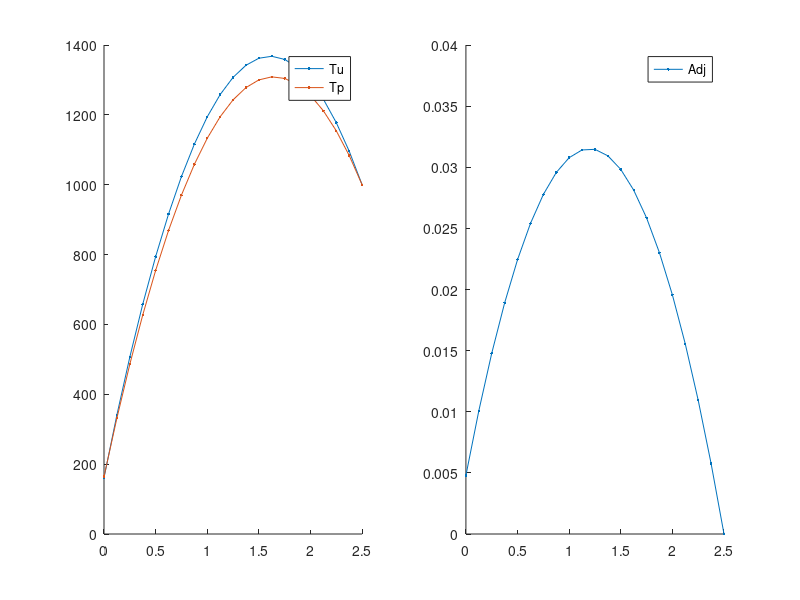

The MATLAB script that drew this image:
function hc_ss_x_CG
% Solves the heat conduction equation in 1-D x-geometry using CFEM
% without T gap.
% An arbitrary number of material zones can be used but the analytical
% solution assumes 3 zones are used. The conductivities and the volumetric
% sources can be spatially dependent.

% clear the console screen
clc; close all;
 
% load the data and numerical parameters
pert_k    = 1e-1 *1;
pert_s    = 1e-1 *0;
pert_bc_L = 1e-1 *0;
pert_bc_R = 1e-1 *0;
[dat,npar] = load_simulation_data(pert_k,pert_s,pert_bc_L,pert_bc_R);


% assemble the matrix and the rhs
npar.adjoint=false;
npar.pert_status = 'unperturbed';
[Au,qu,Tdiru,AN]=assemble_system(npar,dat);
% solve forward system
Tu=Au\qu;

% assemble the matrix and the rhs
npar.adjoint=true;
npar.pert_status = 'unperturbed';
[Aa,r,r_functional_u,~]=assemble_system(npar,dat);
% solve forward system
phi=Aa\r;

% calculation of the QoI using inner products
J_for_unpert = Tu'*r   + dot(r_functional_u,Tdiru);
J_adj_unpert = phi'*qu + dot(r_functional_u,Tdiru);

% calculation of the QoI using definition and numerical quadrature
npar.adjoint=false;
[J_num_for_unpert,vol_integral_Tr] = qoi_num_eval(Tu,npar,dat,AN);
% [J_num_for_pert,~]   = qoi_num_eval(Tp,npar,dat);
npar.adjoint=true;
npar.use_matrix_terms=false;
[J_num_adj_unpert,vol_integral_Phiq] = qoi_num_eval(phi,npar,dat,AN);
J_num_adj_unpert = J_num_adj_unpert + (npar.porder==1)*dot(r_functional_u,Tdiru);
npar.use_matrix_terms=true;
[J_num_adj_unpert_AN,~] = qoi_num_eval(phi,npar,dat,AN);
J_num_adj_unpert_AN = J_num_adj_unpert_AN + dot(r_functional_u,Tdiru);
% trapezoidal rule
dx=diff(npar.xf);
JJJJUUUU  = dot( (Tu(1:end-1)+Tu(2:end))/2   , dx )/sum(dx);
JJJJaUUUU = dot( (phi(1:end-1)+phi(2:end))/2 , dx )*10000;

fprintf('QoI unperturbed: Forward \n------------------------\n');
fprintf('\tinner: %g\n',J_for_unpert);
fprintf('\t%s\t %g \n','Tu''*r',Tu'*r);
fprintf('\t%s %g \n','dot(r_functional_u,Tdiru)',dot(r_functional_u,Tdiru));
fprintf('\tForward: num. : %g\n',J_num_for_unpert);
fprintf('\tvol.int. Tr: %g\n',vol_integral_Tr);
fprintf('\tForward: Trapezoidal rule: %g\n',JJJJUUUU);

fprintf('QoI unperturbed: Adjoint \n-----------------------\n');
extra_term = -dot(AN,phi)*dat.bc_for.rite.C;
fprintf('\tinner: %g\n',J_adj_unpert);
fprintf('\t%s\t %g \n','phi''*qu',phi'*qu);
fprintf('\t%s %g \n','dot(r_functional_u,Tdiru)',dot(r_functional_u,Tdiru));
fprintf('\tAdjoint: num. : %g\n',J_num_adj_unpert);
fprintf('\tAdjoint: num.AN: %g\n',J_num_adj_unpert_AN);
fprintf('\tAdjoint: vol.int. Phiq: %g\n',vol_integral_Phiq);
fprintf('\tAdjoint: Trapezoidal vol.int.: %g\n',JJJJaUUUU);
fprintf('\tAdjoint: vol.int.+Extra: %g\n',vol_integral_Phiq+extra_term+dot(r_functional_u,Tdiru));

% plot solution
figure(1);
subplot(1,2,1); hold all; plot(npar.xf,Tu,'.-'); legend('Tu');
subplot(1,2,2); hold all; plot(npar.xf,phi,'.-');legend('Adj');

%%%%%%%%%%%% perturbations

% assemble the matrix and the rhs
npar.adjoint=false;
npar.pert_status = 'perturbed';
[Ap,qp,Tdirp,AN]=assemble_system(npar,dat);
% solve forward system
Tp=Ap\qp;


% perturbed QoI computed suing forward solution
J_for_pert   = Tp'*r  + dot(r_functional_u,Tdirp);
JJJJPPPP = dot( (Tp(1:end-1)+Tp(2:end))/2   , dx )/sum(dx);

% calculation of the QoI using definition and numerical quadrature
npar.adjoint=false;
[J_num_for_pert,vol_integral_Tr] = qoi_num_eval(Tp,npar,dat,AN);


fprintf('QoI perturbed: Forward \n----------------------\n');
fprintf('\tinner: %g\n',J_for_pert);
fprintf('\t%s\t %g \n','Tp''*r',Tp'*r);
fprintf('\t%s %g \n','dot(r_functional_u,Tdirp)',dot(r_functional_u,Tdirp));
fprintf('\tForward: num. : %g\n',J_num_for_pert);
fprintf('\tvol.int. Tr: %g\n',vol_integral_Tr);
fprintf('\tForward: Trapezoidal rule: %g\n',JJJJPPPP);

% plot solution
figure (1)
subplot(1,2,1); plot(npar.xf,Tp,'.-'); legend(['Tu';'Tp'],'Location','Best');


dT = Tp-Tu;
dq = qp-qu;
dA = Ap-Au;

dJ_for = dT'*r        +dot(r_functional_u,Tdirp-Tdiru);

dJ_adj       = phi'*(dq - dA*Tu)        +dot(r_functional_u,Tdirp-Tdiru);
dJ_adj_exact = phi'*(dq  -dA*Tu -dA*dT) +dot(r_functional_u,Tdirp-Tdiru);

fprintf('SENSITIVITY: \n----------------\n');
fprintf('\tForward: inner: %g\n',dJ_for);
fprintf('\t%s %g \n','dot(r_functional_u,Tdirp-Tdiru)',dot(r_functional_u,Tdirp-Tdiru));
fprintf('\tAdjoint: inner: %g\n',dJ_adj);
fprintf('\tAdjoint: phi*dq: %g\n',phi'*dq);
fprintf('\tAdjoint: phi*dA*Tu: %g\n',phi'*dA*Tu);
fprintf('\tAdjoint: inner exact: %g\n',dJ_adj_exact);

npar.adjoint=true;
npar.use_matrix_terms=false;
[J_num_adj_pert,vol_integral_Phiq] = qoi_num_eval(phi,npar,dat,AN);
J_num_adj_pert = J_num_adj_pert + (npar.porder==1)*dot(r_functional_u,Tdirp);
npar.use_matrix_terms=true;
[J_num_adj_pert_AN,~] = qoi_num_eval(phi,npar,dat,AN);
J_num_adj_pert_AN = J_num_adj_pert_AN + dot(r_functional_u,Tdirp);
fprintf('\tAdjoint: num. : %g\n',J_num_adj_pert-J_num_adj_unpert*0);
fprintf('\tAdjoint: num.AN: %g\n',J_num_adj_pert_AN-J_num_adj_unpert_AN*0);

% (Tp,Aa.phi) = (Tp,r) = (Ap^{-1}qp,r) = (qp,Ap^{-T}r)

return
end

%%%%%%%%%%%%%%%%%%%%%%%%%%%%%%%%%%%%%

function [A,rhs, out, A_extremities_before_bc]=assemble_system(npar,dat)

% assemble the matrix, the rhs, apply BC

% shortcuts
porder= npar.porder;
gn    = npar.gn;
nel   = npar.nel;
% ideally, we would analyze the connectivity to determine nnz
nnz=(porder+3)*nel; %this is an upperbound, not exact
% n: linear system size
n=nel*porder+1;
% allocate memory
A=spalloc(n,n,nnz);
rhs=zeros(n,1);

% compute local matrices
% load Gauss Legendre quadrature (GLQ is exact on polynomials of degree up to 2n-1,
% while using only integrand evaluations (n-point quadrature).
% estimate the max poly order (it comes from the mass matrix  when coef. are
% piecewise constant and the material mesh matches the computational mesh
poly_max=2*porder;
[xq,wq] = GLNodeWt(porder+1);
% initialize local matrices/vectors
m=zeros(porder+1,porder+1);
k=m;
f=zeros(porder+1,1);
% store shapeset
[b,dbdx] =feshpln(xq,porder);

% definition of the weak form:
% int_domain (grad u D grad b) - int_bd_domain (b D grad u n) ...
%      = int_domain (b rhs)

% switch between forward and adjoint calculations
if npar.adjoint
    src = dat.asrc;
    bc  = dat.bc_adj;
    kond = dat.k;
else
    bc  = dat.bc_for;
    % what kind of material properties to use
    switch npar.pert_status
        case 'unperturbed'
            kond = dat.k;
            src = dat.fsrc;
        case 'perturbed'
            for i=1:length(dat.k)
                kond{i} = @(x) dat.k{i}(x)    + dat.dk{i}(x);
                src{i}  = @(x) dat.fsrc{i}(x) + dat.dfsrc{i}(x);
            end
            bc.left.C = bc.left.C + bc.left.dC;
            bc.rite.C = bc.rite.C + bc.rite.dC;
        case 'delta'
            kond = dat.dk;
            src = dat.dfsrc;
            bc.left.C =  bc.left.dC;
            bc.rite.C =  bc.rite.dC;
    end
end

% loop over elements
for iel=1:npar.nel
    % element extremities
    x0=npar.x(iel);
    x1=npar.x(iel+1);
    % jacobian of the transformation to the ref. element
    Jac=(x1-x0)/2;
    % get x values in the interval
    x=(x1+x0)/2+xq*(x1-x0)/2;
    my_zone=npar.iel2zon(iel);
    d=kond{my_zone}(x);
    q=src{my_zone}(x);
    % compute local matrices + load vector
    for i=1:porder+1
        for j=1:porder+1
            k(i,j)= dot(d.*wq.*dbdx(:,i) , dbdx(:,j));
        end
        f(i)= dot(q.*wq, b(:,i));
    end
    % assemble
    A(gn(iel,:),gn(iel,:)) = A(gn(iel,:),gn(iel,:)) + k/Jac;
    rhs(gn(iel,:)) = rhs(gn(iel,:)) + f*Jac;
end

% apply natural BC
Dirichlet_nodes=[];
Dirichlet_val=[];
r_functional=[];
switch bc.left.type
    case 0 % Neumann, int_bd_domain (b D grad u n) is on the RHS
        rhs(1)=rhs(1)+bc.left.C;
    case 1 % Robin
        A(1,1)=A(1,1)+dat.hcv;
        rhs(1)=rhs(1)+dat.hcv*bc.left.C;
    case 2 % Dirichlet
        Dirichlet_nodes=[Dirichlet_nodes 1];
        Dirichlet_val=[Dirichlet_val bc.left.C];
        r_functional=[r_functional rhs(1)];
end
switch bc.rite.type
    case 0 % Neumann, int_bd_domain (b D grad u n) is on the RHS
        rhs(n)=rhs(n)+bc.rite.C;
    case 1 % Robin
        A(n,n)=A(n,n)+dat.hcv;
        rhs(n)=rhs(n)+dat.hcv*bc.rite.C;
    case 2 % Dirichlet
        Dirichlet_nodes=[Dirichlet_nodes n];
        Dirichlet_val=[Dirichlet_val bc.rite.C];
        r_functional=[r_functional rhs(n)];
end
% save pieces of A
A_extremities_before_bc=A(Dirichlet_nodes,:);
% apply Dirichlet BC
for i=1:length(Dirichlet_nodes);% loop on the number of constraints
    id=Dirichlet_nodes(i);      % extract the dof of a constraint
    bcval=Dirichlet_val(i);
    rhs=rhs-bcval*A(:,id);  % modify the rhs using constrained value
    A(id,:)=0; % set all the id-th row to zero
    A(:,id)=0; % set all the id-th column to zero (symmetrize A)
    A(id,id)=1;            % set the id-th diagonal to unity
    rhs(id)=bcval;         % put the constrained value in the rhs
end

if npar.adjoint
    out=r_functional;
else
    out=Dirichlet_val;
end

return
end
%%%%%%%%%%%%%%%%%%%%%%%%%%%%%%%%%%%%%

function [QoI,volumetric_integral] = qoi_num_eval(fem_sol,npar,dat,AN)

% calculation of the QoI using definition and numerical quadrature
% dx=diff(npar.xf);
% JJJJUUUU = dot( (Tu(1:end-1)+Tu(2:end))/2 , dx )/sum(dx)
% JJJJPPPP = dot( (Tp(1:end-1)+Tp(2:end))/2 , dx )/sum(dx)

% shortcuts
porder= npar.porder;
gn    = npar.gn;
nel   = npar.nel;

% select quadrature
poly_max=2*porder;
[xq,wq] = GLNodeWt(porder+1);
% store shapeset
[b,~] =feshpln(xq,porder);

% use adjoint source (response function)
use_response_function = ~npar.adjoint;

% switch between forward and adjoint calculations
if use_response_function % when the forward solution is passed as argument
    src = dat.asrc;
    % no need for anything else: we use only T and r to compute the QoI !!!
    %     bc  = dat.bc_adj;
    %     kond = dat.k;
else
    bc  = dat.bc_for;
    % what kind of material properties to use
    switch npar.pert_status
        case 'unperturbed'
            kond = dat.k;
            src = dat.fsrc;
        case 'perturbed'
            for i=1:length(dat.k)
                kond{i} = @(T) dat.k{i}(T)    + dat.dka{i}(T)+ dat.dkb{i}(T)+ dat.dkc{i}(T);
                src{i}  = @(x) dat.fsrc{i}(x) + dat.dfsrc{i}(x);
            end
            bc.left.C = bc.left.C + bc.left.dC;
            bc.rite.C = bc.rite.C + bc.rite.dC;
            %         case 'delta_p'
            %             for i=1:length(dat.k)
            %                 kond{i} = @(T) dat.dka{i}(T)+ dat.dkb{i}(T)+ dat.dkc{i}(T);
            %             end
            %             src = dat.dfsrc;
            %             bc.left.type =  0; % Neumann
            %             bc.rite.type =  0;
            %             bc.left.C =  0;
            %             bc.rite.C =  0;
    end
end

QoI = 0;
% loop over elements
for iel=1:npar.nel
    % element extremities
    x0=npar.x(iel);
    x1=npar.x(iel+1);
    % jacobian of the transformation to the ref. element
    Jac=(x1-x0)/2;
    % get x values in the interval
    x=(x1+x0)/2+xq*(x1-x0)/2;
    % get the mat zone ID
    my_zone=npar.iel2zon(iel);
    % evaluate external source at qp
    q_or_r_qp=src{my_zone}(x);
    % evaluate previous temperature at qp
    fem_sol_qp = b(:,:) * fem_sol(gn(iel,:));
    %     % evaluate
    %     d=kond{my_zone}(fem_sol_qp);
    % add to QoI
    QoI = QoI + dot( wq.*fem_sol_qp ,q_or_r_qp)*Jac;
end

volumetric_integral=QoI; % we are done at this point if the forward solution was passed.

% add missing part to QoI when evaluating it with the adjoint function
% recall 0=neumann, 1=robin, 2=dirichlet
% (that data is C in: kdu/dn=C // u+k/hcv*du/dn =C // u=C)
if ~use_response_function
    fprintf('Adding bc stuff to volumetric integral\n\t npar.adjoint=%g, QoI so far=%g\n',npar.adjoint,QoI);
    % store shapeset at element extremities
    [b,dbdx] = feshpln([-1 1],porder);
    switch npar.pert_status
        case 'unperturbed'
            switch bc.left.type
                case 0 % Neumann
                    fem_sol_extremity = b(:,:) * fem_sol(gn(1,:));
                    fprintf('Neumann left, bc value %g\n\tadd to phi.q: ',bc.left.C);
                    fprintf('%g \n',bc.left.C*fem_sol_extremity(1));
                    QoI = QoI +bc.left.C*fem_sol_extremity(1);
                case 1 % Robin
                    fem_sol_extremity = b(:,:) * fem_sol(gn(1,:));
                    fprintf('Robin left, bc value %g\n\tadd to phi.q: ',bc.left.C);
                    fprintf('%g \n',dat.hcv*bc.left.C*fem_sol_extremity(1));
                    QoI = QoI +dat.hcv*bc.left.C*fem_sol_extremity(1);
                case 2 % Dirichlet
                    if npar.use_matrix_terms
                        QoI = QoI -dot(AN(1,:),fem_sol)*bc.left.C;
                    else
                        iel=1;
                        Jac = (npar.x(iel+1)-npar.x(iel))/2;
                        dfem_sol_extremity = dbdx(:,:) * fem_sol(gn(iel,:)) / Jac;
                        my_zone=npar.iel2zon(iel);
                        d=kond{my_zone}(npar.x(iel));
                        fprintf('dirichlet left, bc value %g\n\tadd to phi.q: ',bc.left.C)
                        fprintf('%g \n',d*bc.left.C*dfem_sol_extremity(1))
                        %                     dfem_sol_extremity(1)
                        QoI = QoI +d*bc.left.C*dfem_sol_extremity(1);
                    end
            end
            switch bc.rite.type
                case 0 % Neumann
                    fem_sol_extremity = b(:,:) * fem_sol(gn(end,:));
                    fprintf('Neumann right, bc value %g\n\tadd to phi.q: ',bc.rite.C);
                    fprintf('%g \n',bc.rite.C*fem_sol_extremity(end));
                    QoI = QoI +bc.rite.C*fem_sol_extremity(end);
                case 1 % Robin
                    fem_sol_extremity = b(:,:) * fem_sol(gn(end,:));
                    fprintf('Robin right, bc value %g\n\tadd to phi.q: ',bc.rite.C);
                    fprintf('%g \n',dat.hcv*bc.rite.C*fem_sol_extremity(end));
                    QoI = QoI +dat.hcv*bc.rite.C*fem_sol_extremity(end);
                case 2 % Dirichlet
                    if npar.use_matrix_terms
                        QoI = QoI -dot(AN(end,:),fem_sol)*bc.rite.C;
                    else
                        iel=npar.nel;
                        Jac = (npar.x(iel+1)-npar.x(iel))/2;
                        dfem_sol_extremity = dbdx(:,:) * fem_sol(gn(iel,:)) / Jac;
                        my_zone=npar.iel2zon(iel);
                        d=kond{my_zone}(npar.x(iel+1));
                        fprintf('dirichlet right, bc value %g\n\tadd to phi.q: ',bc.rite.C);
                        fprintf('%g \n',-d*bc.rite.C*dfem_sol_extremity(end));
                        QoI = QoI -d*bc.rite.C*dfem_sol_extremity(end);
                    end
            end
    end
end

return
end
%%%%%%%%%%%%%%%%%%%%%%%%%%%%%%%%%%%%%

function [shapefun,dhdx]=feshpln (xv,p)
% computes the finite element basis functions and their first derivatives
% for any order p
% here, we use Lagrangian FE functions

xd=linspace(-1,1,p+1);

shapefun=zeros(length(xv),p+1);
dhdx    =zeros(length(xv),p+1);

% shape function
for i=1:p+1
    num=1.;
    den=1.;
    for j=1:p+1
        if(j~=i)
            num=num.*(xv-xd(j));
            den=den.*(xd(i)-xd(j));
        end
    end
    shapefun(:,i)=num./den;
end

% derivative of the shape function
for i=1:p+1
    sum=0.;
    den=1.;
    for j=1:p+1
        if(j~=i)
            num=1;
            for k=1:p+1
                if((k~=i)&&(k~=j))
                    num=num.*(xv-xd(k));
                end
            end
            sum=sum+num;
            den=den.*(xd(i)-xd(j));
        end
    end
    dhdx(:,i)=sum./den;
end

return
end
%%%%%%%%%%%%%%%%%%%%%%%%%%%%%%%%%%%%%%

function [x,w] = GLNodeWt(n)
% GLNodeWt  Nodes and weights for Gauss-Legendre quadrature of arbitrary order
%           obtained by solving an eigenvalue problem
%
% Synopsis:  [x,w] = GLNodeWt(n)
%
% Input:     n = order of quadrature rule
%
% Output:    x = vector of nodes
%            w = vector of weights

%  Algorithm based on ideas from Golub and Welsch, and Gautschi.  For a
%  condensed presentation see H.R. Schwarz, Numerical Analysis: A
%  Comprehensive Introduction, 1989, Wiley.  Original MATLAB
%  implementation by H.W. Wilson and L.H. Turcotte, Advanced Mathematics
%  and Mechanics Applications Using MATLAB, 2nd ed., 1998, CRC Press

beta   = (1:n-1)./sqrt(4*(1:n-1).^2 - 1);
J      = diag(beta,-1) + diag(beta,1);    % eig(J) needs J in full storage
[V,D]  = eig(J);
[x,ix] = sort(diag(D));  %  nodes are eigenvalues, which are on diagonal of D
w      = 2*V(1,ix)'.^2;  %  V(1,ix)' is column vector of first row of sorted V

return
end
%%%%%%%%%%%%%%%%%%%%%%%%%%%%%%%%%%%%%

function [dat,npar]=load_simulation_data(pert_k,pert_s,pert_bc_L,pert_bc_R)

triga = false;

% dimensions
if triga
    % dat.hcv = 1612.414; % W/m^2-C
    dat.hcv = 100; % W/m^2-C
    % dat.width = [0.003175 0.01 0.0174115 0.0179195]; % m
    dat.width = [1 3 4 7]; % m
    % mesh resolution per region
    nel_zone = [ 5 5 5 2];
else
    dat.hcv = 100;
    dat.width = 0.5*5;
    nel_zone = [ 10 ];
end

% load the data structure with info pertaining to the physical problem
if triga
    dat.k{1}=@k_zr; % W/m-K
    dat.k{2}=@k_fuel; % W/m-K
    dat.k{3}=@k_fuel; % W/m-K
    dat.k{4}=@k_clad; % W/m-K
    % forward calculation source
    dat.fsrc{1}=@zero_function; % W/m3
    dat.fsrc{2}=@esrc; % W/m3
    dat.fsrc{3}=@esrc; % W/m3
    dat.fsrc{4}=@zero_function; % W/m3
    % adjoint calculation source
    dat.asrc{1}=@response_function;
    dat.asrc{2}=@zero_function;
    dat.asrc{3}=@zero_function;
    dat.asrc{4}=@zero_function; % W/m3
else
    dat.k{1}=@(x) 2150/200*(1+0*x);%+10*x;
    dat.fsrc{1}=@(x) 10000*(1+0*x);
    dat.asrc{1}=@(x) (1+0*x)/dat.width(end);
end
% create perturbations
for i=1:length(dat.k)
    dat.dk{i}    = @(x) pert_k*dat.k{i}(x);
    if isequal(dat.fsrc{i},@zero_function)
        dat.dfsrc{i} = @zero_function;
    else
        dat.dfsrc{i} = @(x) pert_s*(1+0*x);
    end
end

% forward bc
bc.left.type=1; %0=neumann, 1=robin, 2=dirichlet
bc.left.C=0; % (that data is C in: kdu/dn=C // u+k/hcv*du/dn =C // u=C)
if triga
    bc.rite.type=2;
    bc.rite.C=15;
else
    bc.rite.type=2;
    bc.rite.C=1000;
end
dat.bc_for=bc;
% create perturbations
dat.bc_for.left.dC = pert_bc_L*dat.bc_for.left.C;
dat.bc_for.rite.dC = pert_bc_R*dat.bc_for.rite.C;
% adjoint bc
bc.left.C=0;
bc.rite.C=0;
dat.bc_adj=bc;
clear bc;

% load the numerical parameters, npar, structure pertaining to numerics
% number of elements
if length(dat.width)~=length(nel_zone)
    error('not the same number of zones in dat.width and nel_zone');
end
if length(dat.k)~=length(nel_zone)
    error('not the same number of zones in dat.k and nel_zone');
end
if length(dat.fsrc)~=length(nel_zone)
    error('not the same number of zones in dat.fsrc and nel_zone');
end
if length(dat.asrc)~=length(nel_zone)
    error('not the same number of zones in dat.asrc and nel_zone');
end
npar.nel = sum(nel_zone);

% domain
tmp_width = [ 0 dat.width];
x=[];
iel2zon=[];
for i_zone=1:length(nel_zone)
    x_zone = linspace(tmp_width(i_zone),tmp_width(i_zone+1),nel_zone(i_zone)+1);
    if isempty(x)
        x = x_zone;
        iel2zon=i_zone*ones(nel_zone(i_zone),1);
    else
        x = [x x_zone(2:end)];
        iel2zon =[ iel2zon; i_zone*ones(nel_zone(i_zone),1)];
    end
end
npar.x=x;
npar.iel2zon=iel2zon;

% polynomial degree
npar.porder=2;
% nbr of dofs per variable
npar.ndofs = npar.porder*npar.nel+1;

% connectivity
gn=zeros(npar.nel,npar.porder+1);
gn(1,:)=linspace(1,npar.porder+1,npar.porder+1);
for iel=2:npar.nel
    gn(iel,:)=[gn(iel-1,end) , gn(iel-1,2:end)+npar.porder ];
end
npar.gn=gn; clear gn;

% create x values for plotting FEM solution
npar.xf=zeros(npar.nel*npar.porder+1,1);
for iel=1:npar.nel
    ibeg = (iel-1)*npar.porder+1;
    iend = (iel  )*npar.porder+1;
    npar.xf(ibeg:iend)=linspace(npar.x(iel),npar.x(iel+1),npar.porder+1) ;
end

return
end
